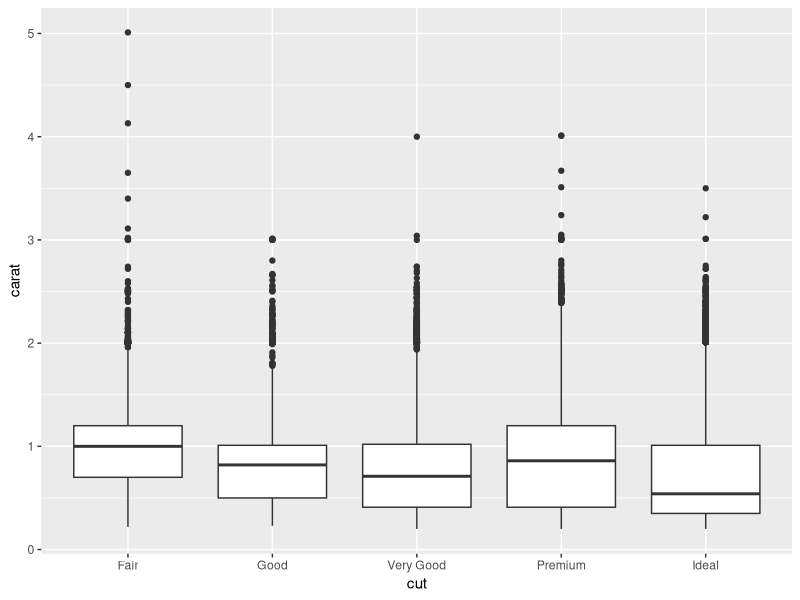
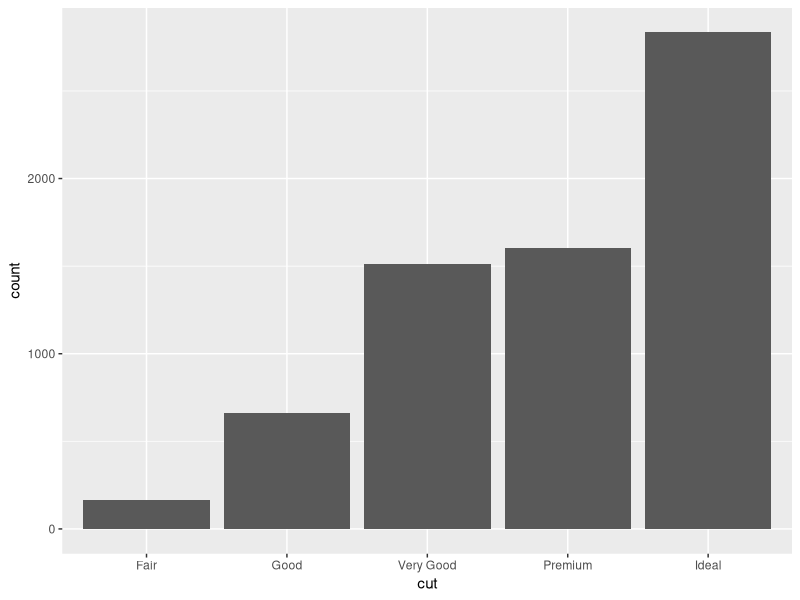
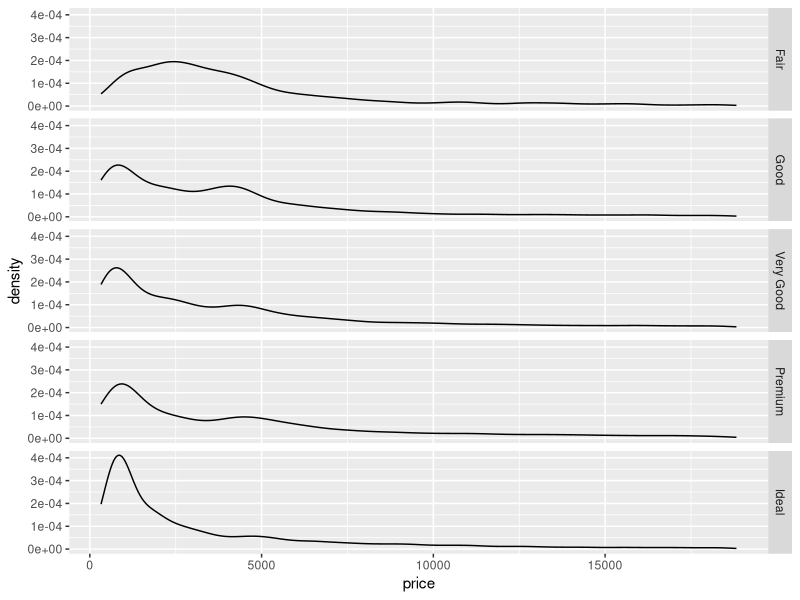
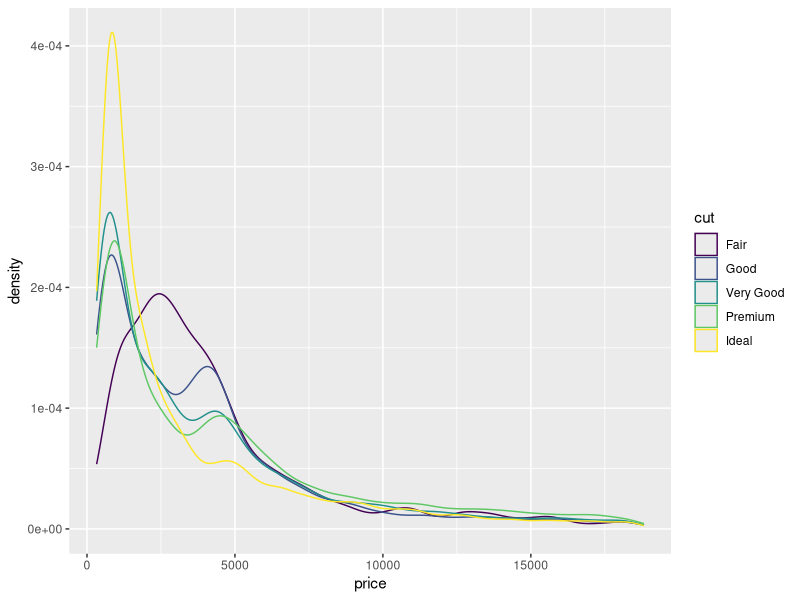
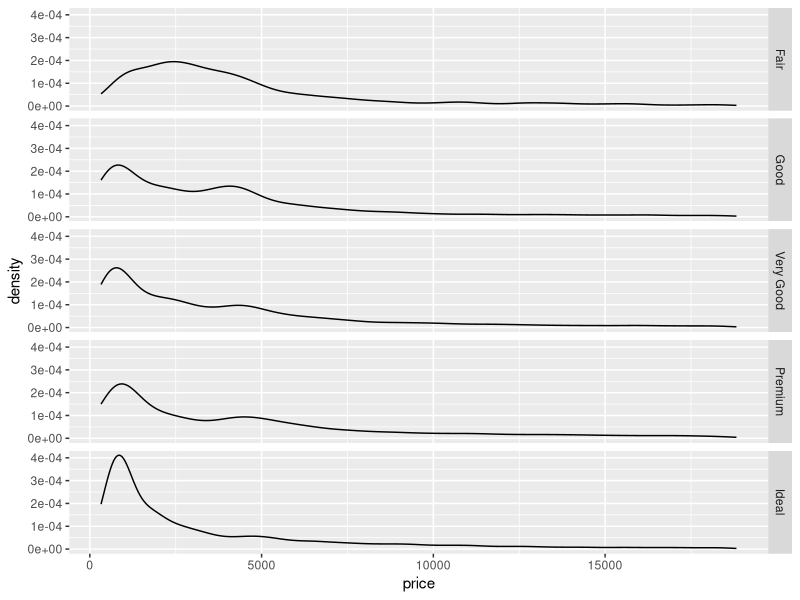
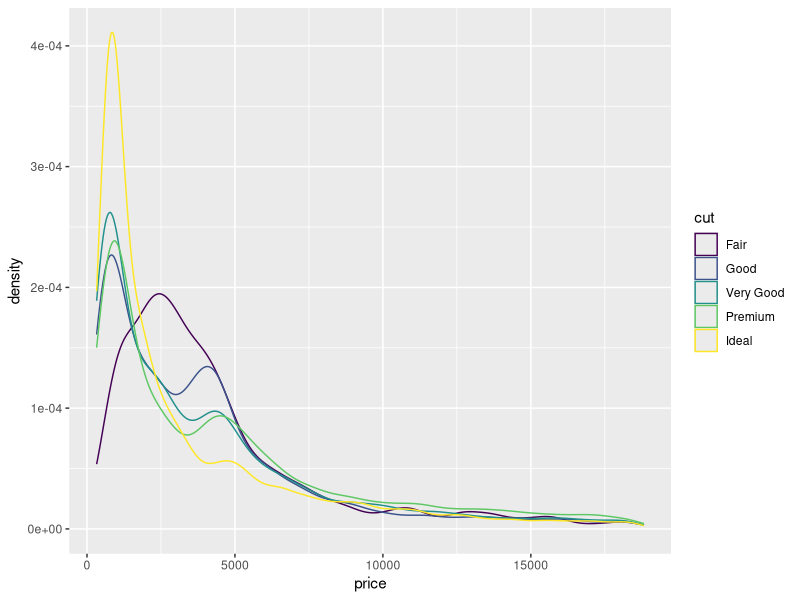
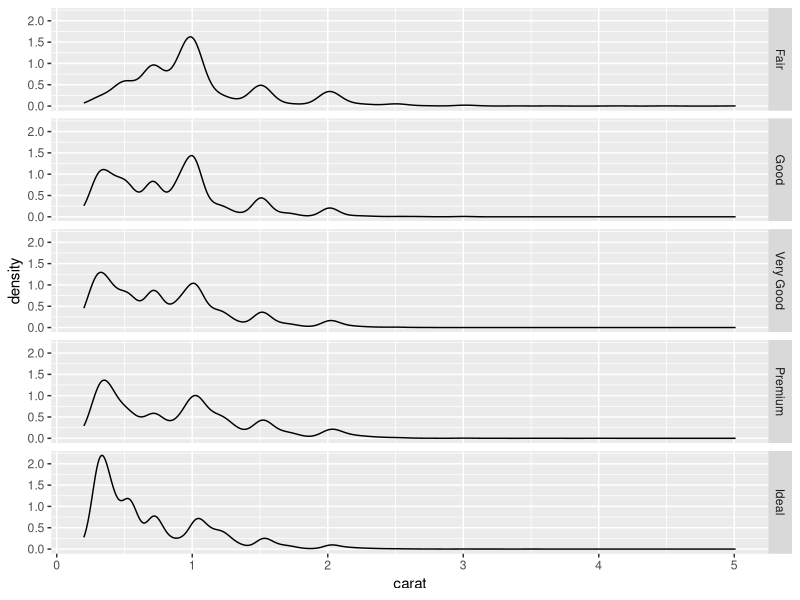
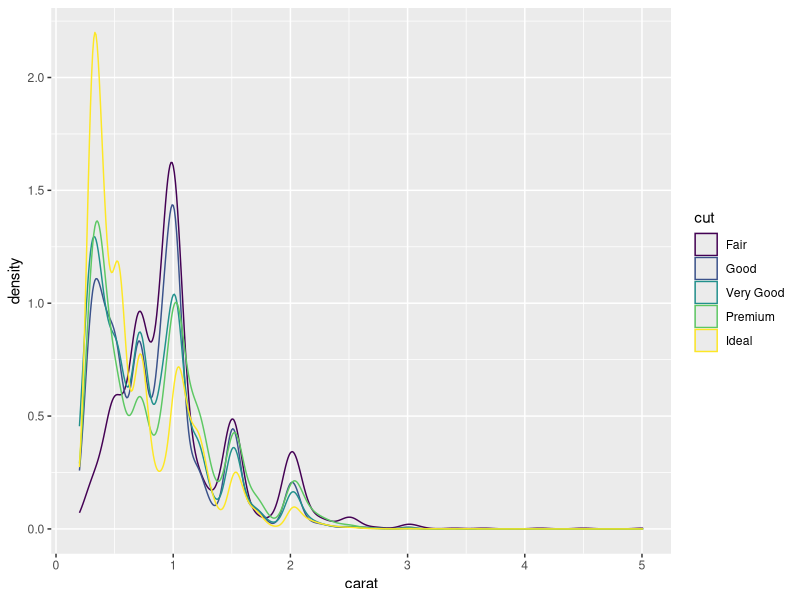

Here is the R script that generated these plots, in order: (Note: this script raises an error after producing the figures.)
install.packages('ggplot2')
install.packages('dplyr')
install.packages('tidyr')

library(ggplot2)
library(dplyr)
library(tidyr)

View(diamonds)

# 1. What is the average carat size of a diamond?
diamonds %>%
  summarize(mean(carat))

# alternative way - CORRECT
mean(diamonds$carat)

# 2. What is the average carat size of an Ideal cut diamond? use dplyr
diamonds %>%
  filter(cut == "Ideal") %>%
  summarize(mean(carat))

# alternative way - CORRECT
diamonds_ideal <- diamonds %>%
  filter(cut == "Ideal")

mean(diamonds_ideal$carat)

# 3. Which cut of diamond has the largest variance in carat size? 
diamonds %>%
  group_by(cut) %>%
  summarize(variance_carat = var(carat)) %>%
  arrange(desc(variance_carat))

# check Fair
diamonds %>%
  filter(cut == "Fair") %>%
  summarize(var(carat))

# check Good
diamonds %>%
  filter(cut == "Good") %>%
  summarize(var(carat))

# check Very Good
diamonds %>%
  filter(cut == "Very Good") %>%
  summarize(var(carat))

# check Premium
diamonds %>%
  filter(cut == "Premium") %>%
  summarize(var(carat))

# check Ideal
diamonds %>%
  filter(cut == "Ideal") %>%
  summarize(var(carat))


# alternative method using ggplot
ggplot(data = diamonds) +
  geom_boxplot(mapping = aes(x=cut, y = carat))


# 4. Compare number of diamonds by cut but only for color "D". 
# Which cut has the greatest selection (i.e., highest count) in color D?
diamonds %>%
  filter(color == "D") %>%
  group_by(cut) %>%
  count()

# alternative way
diamonds_D <- diamonds %>%
  filter(color == "D")

ggplot(data = diamonds_D) +
  geom_bar(mapping = aes(x = cut))


# 5. What is the average (i.e., mean) price in Euros of diamonds larger than 1 carat? 
# Assume the conversion is $1 = Euro 0.85. 
diamonds %>%
  filter(carat > 1) %>%
  mutate(euro_price = price * .85) %>%
  summarize(mean(euro_price))
  
# alternative way - CORRECT
diamonds_greaterthan1 <- diamonds %>%
  filter(carat >1) %>%
  mutate(euro_price = price * .85)

mean(diamonds_greaterthan1$euro_price)


# 6. Construct a density curve of price. Now, add faceting based on cut. 
# Hint: facet_grid(cut~.)
# Next, construct a similar density curve but instead of using faceting, add cut as a color aesthetic.
# Based on these plots, indicate your agreement with the following statement:
# Ideal cut diamonds tend to be more expensive than Fair cut diamonds
ggplot(data = diamonds, aes(x = price)) +
  geom_density() +
  facet_grid(cut~.)

ggplot(data = diamonds, aes(x = price, color = cut)) +
  geom_density()
  
### yellow bar () is highest at lower price values, so this statement is false

# alternative method
ggplot(data = diamonds) +
  geom_density(mapping = aes(x=price)) +
  facet_grid(cut~.)

ggplot(data = diamonds) +
  geom_density(mapping = aes(x=price, color=cut))


# 7. Construct a density curve of carat. Now, add faceting based on cut. 
# Next, construct a similar density curve but instead of using faceting, add cut as a color aesthetic.
# Based on these plots, indicate your agreement with the following statement:
# Ideal cut diamonds tend to be larger (i.e., higher carat) than Fair cut diamonds. 
ggplot(data = diamonds, aes(x = carat)) +
  geom_density() +
  facet_grid(cut~.)

ggplot(data = diamonds, aes(x = carat, color = cut)) +
  geom_density()

### at 1 carat, purple line (Fair) has a higher density than Ideal
### yellow line is highest at <1 carat, so the statement is False

# alternative method
ggplot(data = diamonds) +
  geom_density(mapping = aes(x=carat)) +
  facet_grid(~cut)

ggplot(data = diamonds) +
  geom_density(mapping = aes(x=carat, color=cut))


# 8. Construct a histogram for carat. 
# Here is the code to run. Modify it, if it helps answer the question.
# ggplot(data=diamonds,aes(x=carat))+
  # geom_histogram(binwidth = 0.01)+
  # coord_cartesian(xlim=c(0,2.5))+
  # scale_x_continuous(breaks=seq(0,2.5,0.1))
# The spikes in the density plot represent the popularity of the diamond at a certain carat size. 
# Which of the following represent peaks (local maxima) in the density plot.  
# Note, the numbers in the choices for this question are approximations and may have an error of +/- 0.02.
# So, for example if you notice a peak at 0.32, check 0.3 below. 
# (Can you think of a reason for these peaks?) 

ggplot(data=diamonds,aes(x=carat)) +
  geom_histogram(binwidth = 0.01) +
  coord_cartesian(xlim=c(0,2.5)) +
  scale_x_continuous(breaks=seq(0,2.5,0.1))

# zoom in
# local maximas at 0.3, 0.4, 0.5
ggplot(data=diamonds,aes(x=carat)) +
  geom_histogram(binwidth = 0.01) +
  coord_cartesian(xlim=c(0,.5)) +
  scale_x_continuous(breaks=seq(0,.5,0.1))

# zoom in
# local maximas at 0.7, 0.9, 1
ggplot(data=diamonds,aes(x=carat)) +
  geom_histogram(binwidth = 0.01) +
  coord_cartesian(xlim=c(.5,1)) +
  scale_x_continuous(breaks=seq(.5,1,0.1))

# zoom in
# local maximas at 1.5, 2
ggplot(data=diamonds,aes(x=carat)) +
  geom_histogram(binwidth = 0.01) +
  coord_cartesian(xlim=c(1,2.5)) +
  scale_x_continuous(breaks=seq(1,2.5,0.1))


# 9. Let us simulate some data that compares ten models on three commonly used indices, rmse, sse, and r2. 
# Run the following code to simulate this data.

# library(tidyr)
# model = paste('model',1:10,sep = '')
# sse = runif(10,min = 4000,max = 10000)
# rmse = sqrt(sse)
# r2 = ((rmse - min(rmse))/(max(rmse)-min(rmse)))*0.9
# results = data.frame(model, sse, rmse, r2)
# results

# This data is in a wide format which limits the types of analysis that can be run and functions that can be applied. 
# Please select the option that will transform results into a meaningful tall format with model in column 1, metric in column 2 and value in column 3.
# The final dataset should have 30 rows and 3 columns.

library(tidyr)
model = paste('model',1:10,sep = '')
sse = runif(10,min = 4000,max = 10000)
rmse = sqrt(sse)
r2 = ((rmse - min(rmse))/(max(rmse)-min(rmse)))*0.9
results = data.frame(model, sse, rmse, r2)
results

# alternative method
results %>%
  gather("sse","rmse","r2", key = metric, value = value)

# produces 40 x 3 df
results %>%
  gather(key=metric, value = value)

### Works!
results %>% 
  gather(key=metric, value=value, 2:4)

# doesn't compute
results %>% 
  gather('model', 'metric', 'value')

# ordering is off
results %>% 
  gather(key=model, value=metric, 1:3)



# 10. We want to compute the average of variable x. 
# However, some of the values for x are 0, which is not possible. 
# So, we would like to compute the average without these 0 values. 
# Which of the following options will achieve the goal? 

# what is the mean with the zeros?
mean(diamonds$x)

# what is the mean without the zeros?
diamonds_nozero <- diamonds %>%
  filter(x >0)

mean(diamonds_nozero$x)

### how do you expand decimal places?
diamonds %>%
  filter(x>0) %>%
  summarize(mean(x))

#### Works!
# Assigns anything with 0 to NA first
# na.rm - strips out the NA values before the computation proceeds
library(ggplot2)
data(diamonds)
diamonds$x[diamonds$x==0] = NA
mean(diamonds$x, na.rm=T)

# computes the mean with the zero
# there's no NA in the dataset, so nothing to omit
library(ggplot2)
data(diamonds)
mean(diamonds$x, na.rm=T)

# computes the mean with the zero
# there's no NA in the dataset, so nothing to omit
library(ggplot2)
data(diamonds)
diamonds$x = na.omit(diamonds$x)
mean(diamonds$x)
